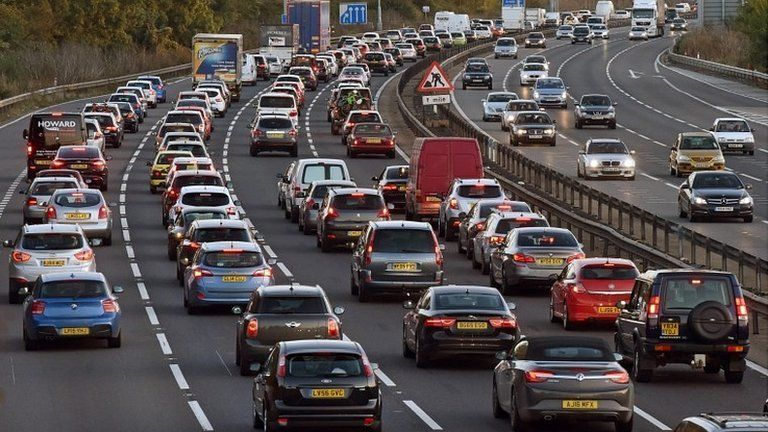
#> input picture car.jpg, 768 x 432 px, given in place of cars.mp4, which was not available
$ python vehicle_video_detection.py
#> lines starting #> are read from the running program, lines starting #| are printed output that depends on the picture; after the words box and inside, x2 and y2 are one past the last pixel; in counts of white or black regions, pixels touching at a corner belong together; pictures that were not available may be replaced by others from this repository, and a replacement may not be noted
# This is a sample Python script.
import cv2

car_cascade_src = 'Required Files/cars.xml'
video_src = 'Required Files/cars.mp4'

cap = cv2.VideoCapture(video_src)
car_cascade = cv2.CascadeClassifier(car_cascade_src)
video = cv2.VideoWriter('Required Files/result.avi', cv2.VideoWriter_fourcc(*'DIVX'), 15, (450, 250))

while True:
    ret, img = cap.read()
#> img is the input picture: shape (432, 768, 3); mean B, G, R 78.1, 77.8, 85.5
    frame = img.copy()

    # Draw reference lines for counting
    cv2.line(img, (17, 646), (1363, 612), (0, 0, 255), 2)  # RED LINE
    # cv2.line(img, (220, 440), (1000, 440), (0, 255, 0), 1)  # Green
    # cv2.line(img, (220, 460), (1000, 460), (255, 0, 0), 1)

    if type(None) != type(img):
        gray = cv2.cvtColor(img, cv2.COLOR_BGR2GRAY)
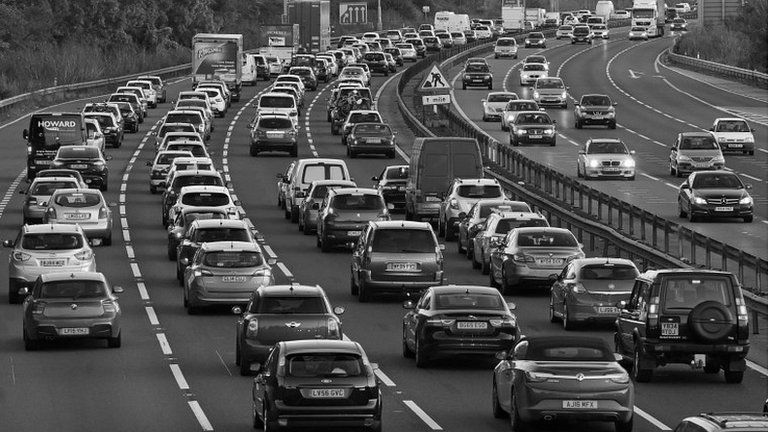
#> gray: shape (432, 768); min 0, max 255, mean 80.2

        cars = car_cascade.detectMultiScale(gray, 1.1, 1)
#> cars = 14 rows, first 6: [491, 40, 27, 27], [518, 26, 34, 34], [472, 93, 41, 41], [450, 50, 56, 56], [520, 114, 45, 45], [177, 162, 62, 62]

        # for car in cars:
        car_count = 0
        for (x, y, w, h) in cars:
            # if 250 < x < 900 and y > 250:
            cv2.rectangle(img, (x, y), (x + w, y + h), (0, 0, 255), 2)
            cv2.rectangle(img, (x, y), (x + w, y), (51, 51, 255), -2)
            car_count += 1
            cv2.putText(img, 'Car', (x, y - 10), cv2.FONT_HERSHEY_SIMPLEX, 0.4, (255, 255, 255), 2)
#> this loop made 14 passes
#> (x, y, w, h) on passes 1 to 12: (491, 40, 27, 27), (518, 26, 34, 34), (472, 93, 41, 41), (450, 50, 56, 56), (520, 114, 45, 45), (177, 162, 62, 62), (710, 185, 54, 54), (174, 260, 76, 76), (333, 102, 81, 81), (230, 93, 89, 89), (420, 198, 92, 92), (13, 270, 113, 113)
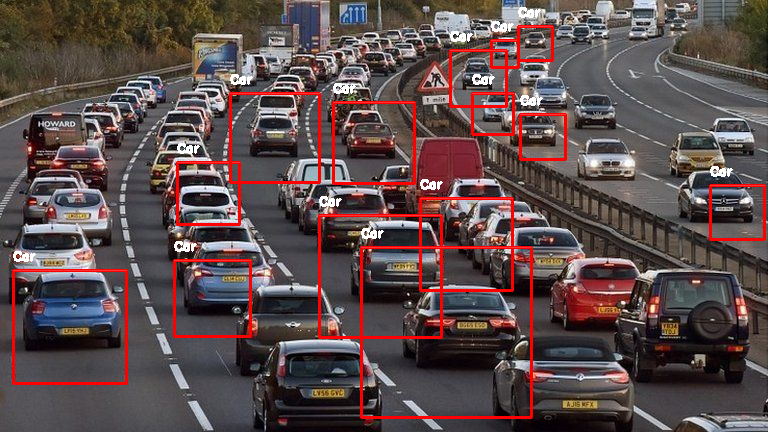
#> img: shape (432, 768, 3); 4.4% of pixels changed, all inside (x1, y1, x2, y2) = (12, 7, 766, 419)
#> after the loop, car_count = 14

            # cv2.imwrite(car)

        img = cv2.resize(img, (1200, 960))
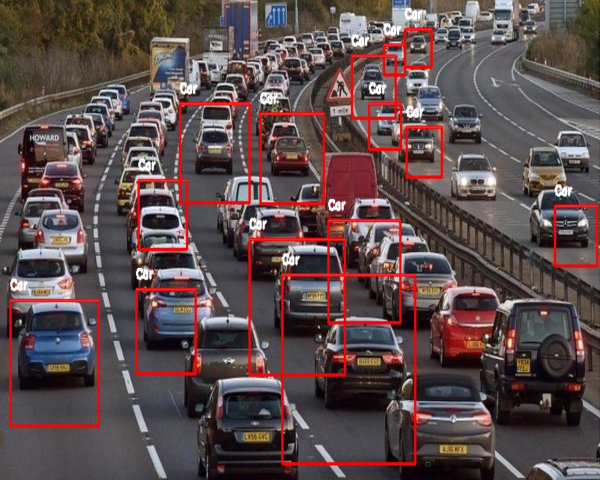
#> img: shape (960, 1200, 3) (shown at 1/2 size); mean B, G, R 75.8, 75.6, 92.4
        cv2.imshow('video', img)
        video.write(img)

        if cv2.waitKey(33) == 27:
#> (key Esc is pressed here)
            break
        continue

    break

cv2.destroyAllWindows()
